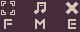

Tiled map render using the project's own tile images. Description and the whole map definition, tile-layer contents included, below:
An orthogonal 5x2 tile map with 16x16 px tiles, 1 tile layer (Tile Layer 1).

<map version="1.5" tiledversion="1.7.2" orientation="orthogonal" renderorder="right-down" width="5" height="2" tilewidth="16" tileheight="16" infinite="0" nextlayerid="2" nextobjectid="1">
 <tileset firstgid="1" name="map" tilewidth="16" tileheight="16" tilecount="1056" columns="48">
  <image source="colored_packed.png" width="768" height="352" />
 </tileset>
 <layer id="1" name="Tile Layer 1" width="5" height="2">
  <data encoding="csv">
612,1,808,1,665,
905,1,912,1,904
</data>
 </layer>
</map>
